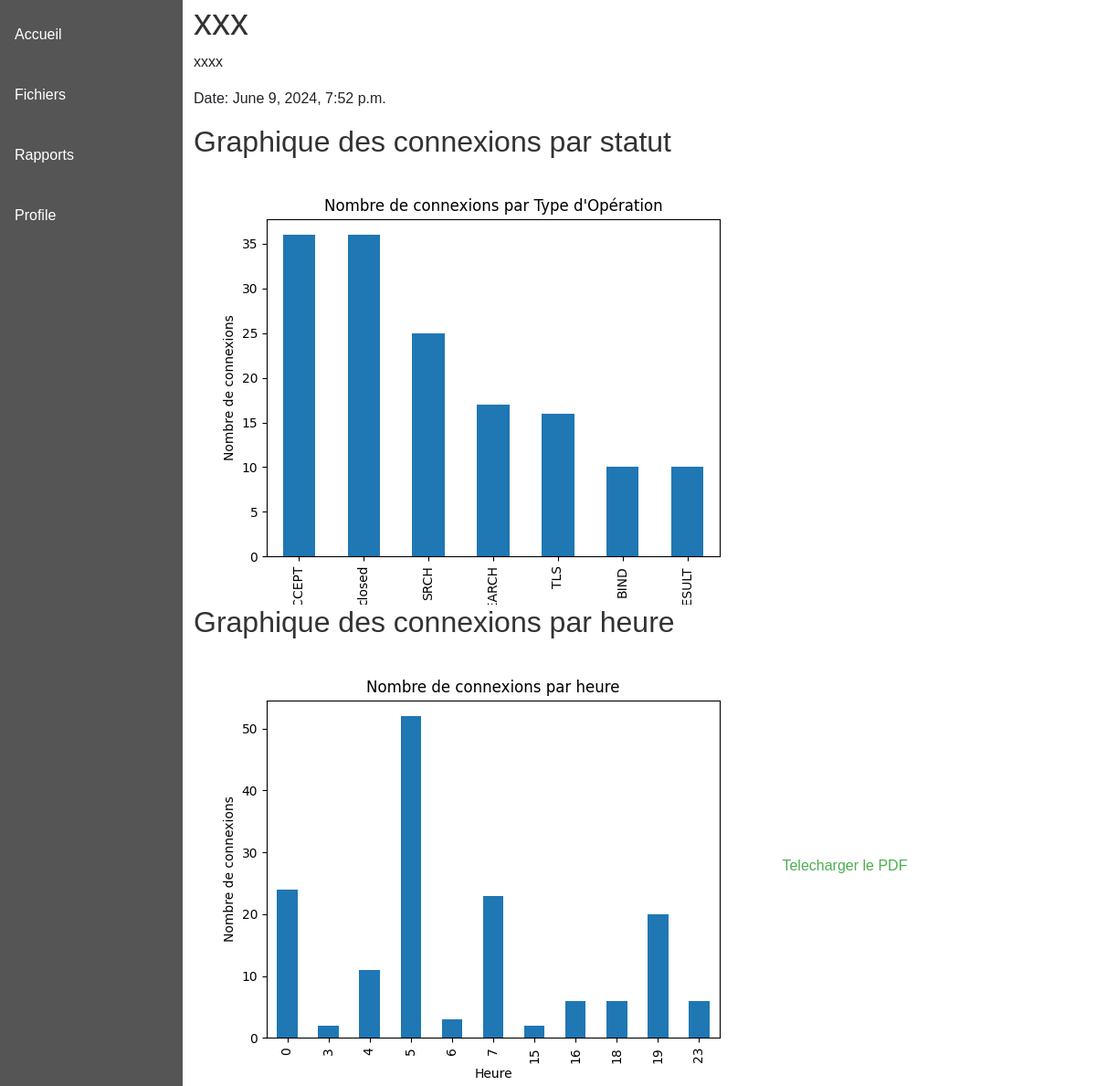
The page /report/2/ on the database its author committed.
### core/models.py (models this page shows)
class Report(models.Model):
    name = models.CharField(max_length=100)
    description = models.TextField()
    generated_at = models.DateTimeField(auto_now_add=True)
    image = models.ImageField(upload_to='reports/images/', null=True, blank=True, default='default_image.png')
    image_par_heure = models.ImageField(upload_to='reports/images/', null=True, blank=True, default='default_image_par_heure.png')
    file = models.FileField(upload_to='reports/files/')

### core/views.py (the view)
# urls.py: path('report/<int:report_id>/', views.report_details, name='report_details'),
def report_details(request, report_id):
    report = Report.objects.get(id=report_id)
    return render(request, 'core/report_details.html', {'report': report})

### core/templates/core/report_details.html (shortened to what this page needs)
{% extends "base.html" %}
{% block content %}
    <h1>{{ report.name }}</h1>
    <p>{{ report.description }}</p>
    <p>Date: {{ report.generated_at }}</p>
    <h2>Graphique des connexions par statut</h2>
    <img src="{{ report.image.url }}" alt="Report Image">
    <h2>Graphique des connexions par heure</h2>
    <img src="{{ report.image_par_heure.url }}" alt="Graphique des connexions par heure">
    <a href="{{ report.file.url }}">Telecharger le PDF</a>
{% endblock content %}

### static/style.css (style rules this page uses)
* { margin: 0; background-color: white; }
body { font-family: Arial, sans-serif; padding: 0; }
h1, h2 { color: #333; }
a { display: inline-block; margin-top: 10px; text-decoration: none; color: #4CAF50; }

### rows shown on the page
Report: name "xxx", description "xxxx", generated_at "June 9, 2024, 7:52 p.m.", image (picture), image_par_heure (picture)
